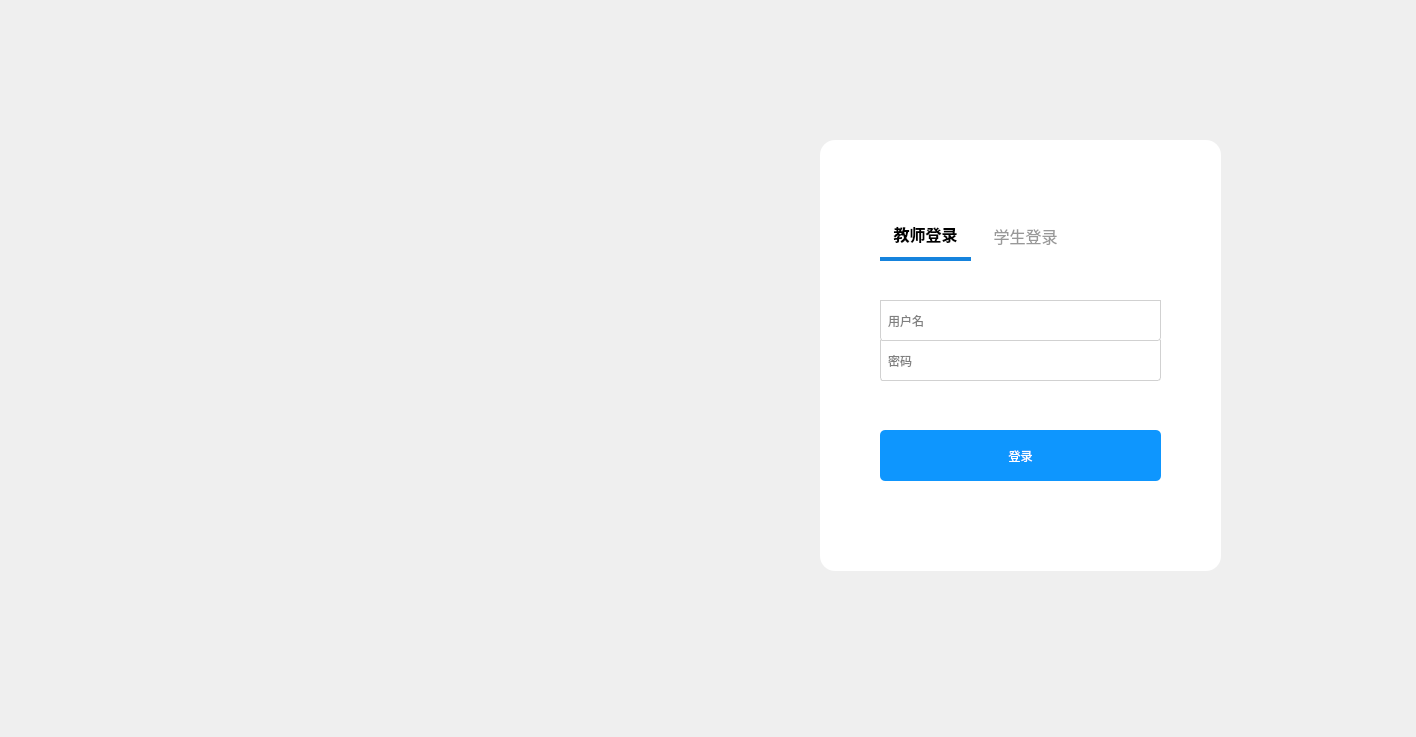
<?xml version="1.0" encoding="UTF-8"?>
<ui version="4.0">
 <class>MainManueClass</class>
 <widget class="QMainWindow" name="MainManueClass">
  <property name="geometry">
   <rect>
    <x>0</x>
    <y>0</y>
    <width>1416</width>
    <height>737</height>
   </rect>
  </property>
  <property name="windowTitle">
   <string>主界面</string>
  </property>
  <property name="styleSheet">
   <string notr="true">#centralWidget
{
	border-image: url(:/MainManue/resource/back.jpg);

}
#password
{
    background:white;
    padding-left:5px ;
    padding-top:1px ;
    border-bottom-left-radius:3px;
    border-bottom-right-radius:3px;
    border: 1px solid rgb(209 , 209 , 209);
    border-top:transparent;
}
#password
{
    padding-top:0px ;
    border: 1px solid rgb(21 , 131 , 221);
}
QLineEdit#key
{
    background:white;
    padding-left:5px ;
    padding-top:1px ;
    border-bottom-left-radius:3px;
    border-bottom-right-radius:3px;
    border: 1px solid rgb(209 , 209 , 209);
    border-top:transparent;
}
QLineEdit#key
{
    padding-top:0px ;
    border: 1px solid rgb(21 , 131 , 221);
}</string>
  </property>
  <widget class="QWidget" name="centralWidget">
   <widget class="QFrame" name="frame">
    <property name="geometry">
     <rect>
      <x>820</x>
      <y>140</y>
      <width>401</width>
      <height>431</height>
     </rect>
    </property>
    <property name="styleSheet">
     <string notr="true">#frame
{
    border-radius:15px;
	background-color: rgb(255, 255, 255);
}

#password
{
    background:white;
    padding-left:5px ;
    padding-top:1px ;
    border-bottom-left-radius:3px;
    border-bottom-right-radius:3px;
    border: 1px solid rgb(209 , 209 , 209);
}
#password:hover
{
    padding-top:0px ;
    border: 1px solid rgb(21 , 131 , 221);
}

QLineEdit#key
{
    background:white;
    padding-left:5px ;
    padding-top:1px ;
    border-bottom-left-radius:3px;
    border-bottom-right-radius:3px;
    border: 1px solid rgb(209 , 209 , 209);
    border-top:transparent;
}
QLineEdit#key:hover
{
    padding-top:0px ;
    border: 1px solid rgb(21 , 131 , 221);
}
QPushButton#nextbtn
{
    color:white;
    background-color:rgb(14 , 150 , 254);
    border-radius:5px;
}

QPushButton#nextbtn:hover
{
    color:white;
    background-color:rgb(44 , 137 , 255);
}

QPushButton#nextbtn:pressed
{
    color:white;
    background-color:rgb(14 , 135 , 228);
    padding-left:3px;
    padding-top:3px;
}

#studentbtn
{ 
	color: rgb(153, 153, 153);
    border-radius:0px;
}
#studentbtn:hover
{
	color: rgb(0, 0, 0);
}
#studentbtn:pressed
{
    padding-left:3px;
    padding-top:3px;
}
#studentbtn:checked
{
	color: rgb(0, 0, 0);
    font-weight:bold;
    border-bottom: 4px solid rgb(21 , 131 , 221);
}
#teacherbtn
{ 
	color: rgb(153, 153, 153);
    border-radius:0px;
}
#teacherbtn:hover
{
	color: rgb(0, 0, 0);
}
#teacherbtn:pressed
{
    padding-left:3px;
    padding-top:3px;
}
#teacherbtn:checked
{
	color: rgb(0, 0, 0);
    font-weight:bold;
    border-bottom: 4px solid rgb(21 , 131 , 221);
}
</string>
    </property>
    <property name="frameShape">
     <enum>QFrame::StyledPanel</enum>
    </property>
    <property name="frameShadow">
     <enum>QFrame::Raised</enum>
    </property>
    <widget class="QPushButton" name="teacherbtn">
     <property name="enabled">
      <bool>true</bool>
     </property>
     <property name="geometry">
      <rect>
       <x>60</x>
       <y>70</y>
       <width>91</width>
       <height>51</height>
      </rect>
     </property>
     <property name="font">
      <font>
       <family>Agency FB</family>
       <pointsize>12</pointsize>
      </font>
     </property>
     <property name="text">
      <string>教师登录</string>
     </property>
     <property name="checkable">
      <bool>true</bool>
     </property>
     <property name="checked">
      <bool>true</bool>
     </property>
    </widget>
    <widget class="QPushButton" name="studentbtn">
     <property name="enabled">
      <bool>true</bool>
     </property>
     <property name="geometry">
      <rect>
       <x>160</x>
       <y>70</y>
       <width>91</width>
       <height>51</height>
      </rect>
     </property>
     <property name="font">
      <font>
       <family>Agency FB</family>
       <pointsize>12</pointsize>
      </font>
     </property>
     <property name="text">
      <string>学生登录</string>
     </property>
     <property name="checkable">
      <bool>true</bool>
     </property>
     <property name="checked">
      <bool>false</bool>
     </property>
    </widget>
    <widget class="QPushButton" name="nextbtn">
     <property name="enabled">
      <bool>true</bool>
     </property>
     <property name="geometry">
      <rect>
       <x>60</x>
       <y>290</y>
       <width>281</width>
       <height>51</height>
      </rect>
     </property>
     <property name="styleSheet">
      <string notr="true"/>
     </property>
     <property name="text">
      <string>登录</string>
     </property>
    </widget>
    <widget class="QLineEdit" name="key">
     <property name="geometry">
      <rect>
       <x>60</x>
       <y>200</y>
       <width>281</width>
       <height>41</height>
      </rect>
     </property>
     <property name="styleSheet">
      <string notr="true"/>
     </property>
     <property name="inputMask">
      <string/>
     </property>
     <property name="text">
      <string/>
     </property>
     <property name="placeholderText">
      <string>密码</string>
     </property>
    </widget>
    <widget class="QLineEdit" name="password">
     <property name="geometry">
      <rect>
       <x>60</x>
       <y>160</y>
       <width>281</width>
       <height>41</height>
      </rect>
     </property>
     <property name="toolTip">
      <string>&lt;html&gt;&lt;head/&gt;&lt;body&gt;&lt;p&gt;用户名&lt;/p&gt;&lt;/body&gt;&lt;/html&gt;</string>
     </property>
     <property name="styleSheet">
      <string notr="true"/>
     </property>
     <property name="inputMask">
      <string/>
     </property>
     <property name="text">
      <string/>
     </property>
     <property name="placeholderText">
      <string>用户名</string>
     </property>
    </widget>
    <widget class="QLabel" name="label_2">
     <property name="geometry">
      <rect>
       <x>40</x>
       <y>170</y>
       <width>16</width>
       <height>16</height>
      </rect>
     </property>
     <property name="styleSheet">
      <string notr="true">border-image: url(:/MainManue/C:/Users/ZERO TWO/Desktop/用户图标.jpg);</string>
     </property>
     <property name="text">
      <string/>
     </property>
    </widget>
    <widget class="QLabel" name="label_3">
     <property name="geometry">
      <rect>
       <x>30</x>
       <y>209</y>
       <width>21</width>
       <height>31</height>
      </rect>
     </property>
     <property name="styleSheet">
      <string notr="true">image: url(:/MainManue/resource/密码锁2.png);</string>
     </property>
     <property name="text">
      <string/>
     </property>
    </widget>
    <widget class="QLabel" name="label">
     <property name="geometry">
      <rect>
       <x>30</x>
       <y>170</y>
       <width>20</width>
       <height>20</height>
      </rect>
     </property>
     <property name="styleSheet">
      <string notr="true">border-image: url(:/MainManue/resource/用户图标.jpg);</string>
     </property>
     <property name="text">
      <string/>
     </property>
    </widget>
   </widget>
  </widget>
 </widget>
 <layoutdefault spacing="6" margin="11"/>
 <resources>
  <include location="MainManue.qrc"/>
 </resources>
 <connections/>
</ui>
